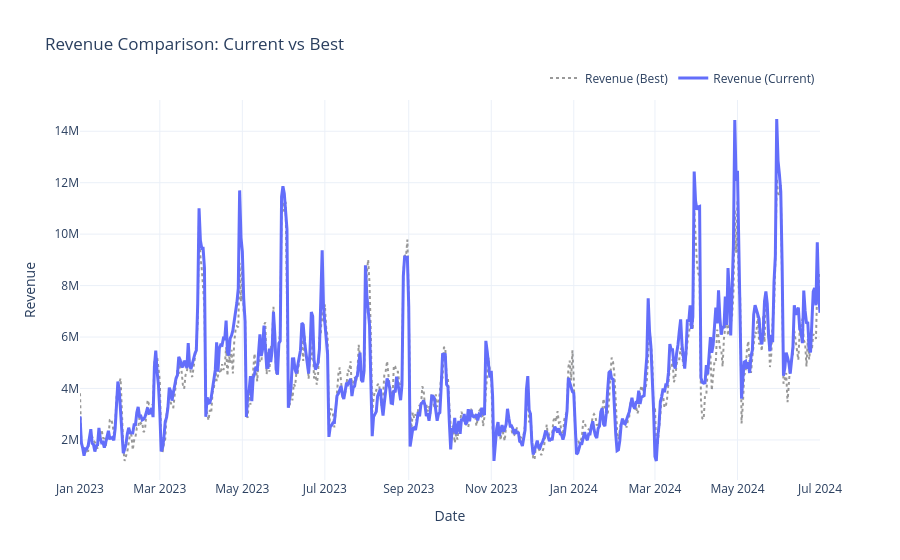
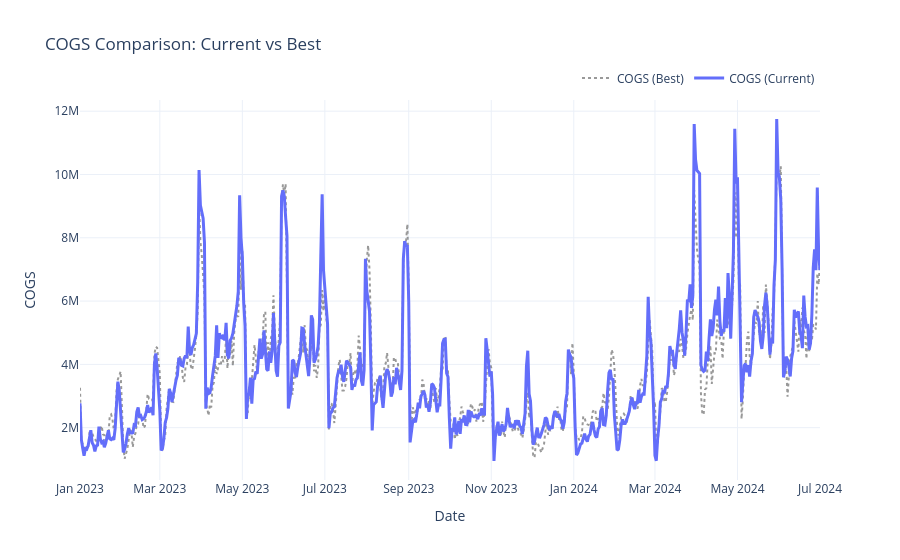

Notebook code for these charts, in order:
### Markdown cell above
### 3. Interactive Comparison Dashboard
Compare the raw values of Revenue and COGS over time.

### Code cell
def plot_comparison(df, target):
    fig = go.Figure()
    
    fig.add_trace(go.Scatter(
        x=df['Date'], y=df[f'{target}_best'],
        name=f'{target} (Best)',
        line=dict(color='rgba(0, 0, 0, 0.4)', width=2, dash='dot')
    ))
    
    fig.add_trace(go.Scatter(
        x=df['Date'], y=df[f'{target}_curr'],
        name=f'{target} (Current)',
        line=dict(color='#636EFA', width=3)
    ))
    
    fig.update_layout(
        title=f'{target} Comparison: Current vs Best',
        xaxis_title='Date',
        yaxis_title=target,
        hovermode='x unified',
        template='plotly_white',
        legend=dict(orientation="h", yanchor="bottom", y=1.02, xanchor="right", x=1)
    )
    
    fig.show()

plot_comparison(df, 'Revenue')
plot_comparison(df, 'COGS')

### Figure 1 — Plotly figure (JSON) as saved in the notebook; plotly's stock layout.template omitted (floating-point values rounded to 4 significant figures; data arrays with more than 128 entries replaced by an {"elided": "..."} marker saying what was removed)
{"data": [{"line": {"color": "rgba(0, 0, 0, 0.4)", "dash": "dot", "width": 2}, "name": "Revenue (Best)", "type": "scatter", "x": {"elided": "548 str values"}, "y": {"elided": "548 float values"}}, {"line": {"color": "#636EFA", "width": 3}, "name": "Revenue (Current)", "type": "scatter", "x": {"elided": "548 str values"}, "y": {"elided": "548 float values"}}], "layout": {"hovermode": "x unified", "legend": {"orientation": "h", "x": 1, "xanchor": "right", "y": 1.02, "yanchor": "bottom"}, "title": {"text": "Revenue Comparison: Current vs Best"}, "xaxis": {"title": {"text": "Date"}}, "yaxis": {"title": {"text": "Revenue"}}}}

### Figure 2 — Plotly figure (JSON) as saved in the notebook; plotly's stock layout.template omitted (floating-point values rounded to 4 significant figures; data arrays with more than 128 entries replaced by an {"elided": "..."} marker saying what was removed)
{"data": [{"line": {"color": "rgba(0, 0, 0, 0.4)", "dash": "dot", "width": 2}, "name": "COGS (Best)", "type": "scatter", "x": {"elided": "548 str values"}, "y": {"elided": "548 float values"}}, {"line": {"color": "#636EFA", "width": 3}, "name": "COGS (Current)", "type": "scatter", "x": {"elided": "548 str values"}, "y": {"elided": "548 float values"}}], "layout": {"hovermode": "x unified", "legend": {"orientation": "h", "x": 1, "xanchor": "right", "y": 1.02, "yanchor": "bottom"}, "title": {"text": "COGS Comparison: Current vs Best"}, "xaxis": {"title": {"text": "Date"}}, "yaxis": {"title": {"text": "COGS"}}}}
